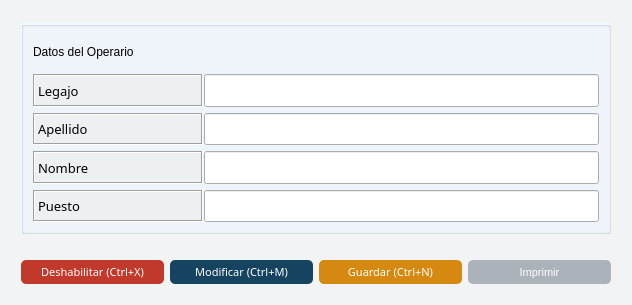
<?xml version="1.0" encoding="UTF-8"?>
<ui version="4.0">
 <class>Detalle_Operario</class>
 <widget class="QWidget" name="Detalle_Operario">
  <property name="geometry">
   <rect>
    <x>0</x>
    <y>0</y>
    <width>632</width>
    <height>305</height>
   </rect>
  </property>
  <property name="sizePolicy">
   <sizepolicy hsizetype="Preferred" vsizetype="Expanding">
    <horstretch>0</horstretch>
    <verstretch>0</verstretch>
   </sizepolicy>
  </property>
  <property name="palette">
   <palette>
    <active>
     <colorrole role="WindowText">
      <brush brushstyle="SolidPattern">
       <color alpha="255">
        <red>0</red>
        <green>0</green>
        <blue>0</blue>
       </color>
      </brush>
     </colorrole>
     <colorrole role="Button">
      <brush brushstyle="SolidPattern">
       <color alpha="255">
        <red>242</red>
        <green>243</green>
        <blue>244</blue>
       </color>
      </brush>
     </colorrole>
     <colorrole role="Light">
      <brush brushstyle="SolidPattern">
       <color alpha="255">
        <red>255</red>
        <green>255</green>
        <blue>255</blue>
       </color>
      </brush>
     </colorrole>
     <colorrole role="Midlight">
      <brush brushstyle="SolidPattern">
       <color alpha="255">
        <red>248</red>
        <green>249</green>
        <blue>249</blue>
       </color>
      </brush>
     </colorrole>
     <colorrole role="Dark">
      <brush brushstyle="SolidPattern">
       <color alpha="255">
        <red>121</red>
        <green>121</green>
        <blue>122</blue>
       </color>
      </brush>
     </colorrole>
     <colorrole role="Mid">
      <brush brushstyle="SolidPattern">
       <color alpha="255">
        <red>161</red>
        <green>162</green>
        <blue>163</blue>
       </color>
      </brush>
     </colorrole>
     <colorrole role="Text">
      <brush brushstyle="SolidPattern">
       <color alpha="255">
        <red>0</red>
        <green>0</green>
        <blue>0</blue>
       </color>
      </brush>
     </colorrole>
     <colorrole role="BrightText">
      <brush brushstyle="SolidPattern">
       <color alpha="255">
        <red>255</red>
        <green>255</green>
        <blue>255</blue>
       </color>
      </brush>
     </colorrole>
     <colorrole role="ButtonText">
      <brush brushstyle="SolidPattern">
       <color alpha="255">
        <red>0</red>
        <green>0</green>
        <blue>0</blue>
       </color>
      </brush>
     </colorrole>
     <colorrole role="Base">
      <brush brushstyle="SolidPattern">
       <color alpha="255">
        <red>255</red>
        <green>255</green>
        <blue>255</blue>
       </color>
      </brush>
     </colorrole>
     <colorrole role="Window">
      <brush brushstyle="SolidPattern">
       <color alpha="255">
        <red>242</red>
        <green>243</green>
        <blue>244</blue>
       </color>
      </brush>
     </colorrole>
     <colorrole role="Shadow">
      <brush brushstyle="SolidPattern">
       <color alpha="255">
        <red>0</red>
        <green>0</green>
        <blue>0</blue>
       </color>
      </brush>
     </colorrole>
     <colorrole role="AlternateBase">
      <brush brushstyle="SolidPattern">
       <color alpha="255">
        <red>248</red>
        <green>249</green>
        <blue>249</blue>
       </color>
      </brush>
     </colorrole>
     <colorrole role="ToolTipBase">
      <brush brushstyle="SolidPattern">
       <color alpha="255">
        <red>255</red>
        <green>255</green>
        <blue>220</blue>
       </color>
      </brush>
     </colorrole>
     <colorrole role="ToolTipText">
      <brush brushstyle="SolidPattern">
       <color alpha="255">
        <red>0</red>
        <green>0</green>
        <blue>0</blue>
       </color>
      </brush>
     </colorrole>
    </active>
    <inactive>
     <colorrole role="WindowText">
      <brush brushstyle="SolidPattern">
       <color alpha="255">
        <red>0</red>
        <green>0</green>
        <blue>0</blue>
       </color>
      </brush>
     </colorrole>
     <colorrole role="Button">
      <brush brushstyle="SolidPattern">
       <color alpha="255">
        <red>242</red>
        <green>243</green>
        <blue>244</blue>
       </color>
      </brush>
     </colorrole>
     <colorrole role="Light">
      <brush brushstyle="SolidPattern">
       <color alpha="255">
        <red>255</red>
        <green>255</green>
        <blue>255</blue>
       </color>
      </brush>
     </colorrole>
     <colorrole role="Midlight">
      <brush brushstyle="SolidPattern">
       <color alpha="255">
        <red>248</red>
        <green>249</green>
        <blue>249</blue>
       </color>
      </brush>
     </colorrole>
     <colorrole role="Dark">
      <brush brushstyle="SolidPattern">
       <color alpha="255">
        <red>121</red>
        <green>121</green>
        <blue>122</blue>
       </color>
      </brush>
     </colorrole>
     <colorrole role="Mid">
      <brush brushstyle="SolidPattern">
       <color alpha="255">
        <red>161</red>
        <green>162</green>
        <blue>163</blue>
       </color>
      </brush>
     </colorrole>
     <colorrole role="Text">
      <brush brushstyle="SolidPattern">
       <color alpha="255">
        <red>0</red>
        <green>0</green>
        <blue>0</blue>
       </color>
      </brush>
     </colorrole>
     <colorrole role="BrightText">
      <brush brushstyle="SolidPattern">
       <color alpha="255">
        <red>255</red>
        <green>255</green>
        <blue>255</blue>
       </color>
      </brush>
     </colorrole>
     <colorrole role="ButtonText">
      <brush brushstyle="SolidPattern">
       <color alpha="255">
        <red>0</red>
        <green>0</green>
        <blue>0</blue>
       </color>
      </brush>
     </colorrole>
     <colorrole role="Base">
      <brush brushstyle="SolidPattern">
       <color alpha="255">
        <red>255</red>
        <green>255</green>
        <blue>255</blue>
       </color>
      </brush>
     </colorrole>
     <colorrole role="Window">
      <brush brushstyle="SolidPattern">
       <color alpha="255">
        <red>242</red>
        <green>243</green>
        <blue>244</blue>
       </color>
      </brush>
     </colorrole>
     <colorrole role="Shadow">
      <brush brushstyle="SolidPattern">
       <color alpha="255">
        <red>0</red>
        <green>0</green>
        <blue>0</blue>
       </color>
      </brush>
     </colorrole>
     <colorrole role="AlternateBase">
      <brush brushstyle="SolidPattern">
       <color alpha="255">
        <red>248</red>
        <green>249</green>
        <blue>249</blue>
       </color>
      </brush>
     </colorrole>
     <colorrole role="ToolTipBase">
      <brush brushstyle="SolidPattern">
       <color alpha="255">
        <red>255</red>
        <green>255</green>
        <blue>220</blue>
       </color>
      </brush>
     </colorrole>
     <colorrole role="ToolTipText">
      <brush brushstyle="SolidPattern">
       <color alpha="255">
        <red>0</red>
        <green>0</green>
        <blue>0</blue>
       </color>
      </brush>
     </colorrole>
    </inactive>
    <disabled>
     <colorrole role="WindowText">
      <brush brushstyle="SolidPattern">
       <color alpha="255">
        <red>121</red>
        <green>121</green>
        <blue>122</blue>
       </color>
      </brush>
     </colorrole>
     <colorrole role="Button">
      <brush brushstyle="SolidPattern">
       <color alpha="255">
        <red>242</red>
        <green>243</green>
        <blue>244</blue>
       </color>
      </brush>
     </colorrole>
     <colorrole role="Light">
      <brush brushstyle="SolidPattern">
       <color alpha="255">
        <red>255</red>
        <green>255</green>
        <blue>255</blue>
       </color>
      </brush>
     </colorrole>
     <colorrole role="Midlight">
      <brush brushstyle="SolidPattern">
       <color alpha="255">
        <red>248</red>
        <green>249</green>
        <blue>249</blue>
       </color>
      </brush>
     </colorrole>
     <colorrole role="Dark">
      <brush brushstyle="SolidPattern">
       <color alpha="255">
        <red>121</red>
        <green>121</green>
        <blue>122</blue>
       </color>
      </brush>
     </colorrole>
     <colorrole role="Mid">
      <brush brushstyle="SolidPattern">
       <color alpha="255">
        <red>161</red>
        <green>162</green>
        <blue>163</blue>
       </color>
      </brush>
     </colorrole>
     <colorrole role="Text">
      <brush brushstyle="SolidPattern">
       <color alpha="255">
        <red>121</red>
        <green>121</green>
        <blue>122</blue>
       </color>
      </brush>
     </colorrole>
     <colorrole role="BrightText">
      <brush brushstyle="SolidPattern">
       <color alpha="255">
        <red>255</red>
        <green>255</green>
        <blue>255</blue>
       </color>
      </brush>
     </colorrole>
     <colorrole role="ButtonText">
      <brush brushstyle="SolidPattern">
       <color alpha="255">
        <red>121</red>
        <green>121</green>
        <blue>122</blue>
       </color>
      </brush>
     </colorrole>
     <colorrole role="Base">
      <brush brushstyle="SolidPattern">
       <color alpha="255">
        <red>242</red>
        <green>243</green>
        <blue>244</blue>
       </color>
      </brush>
     </colorrole>
     <colorrole role="Window">
      <brush brushstyle="SolidPattern">
       <color alpha="255">
        <red>242</red>
        <green>243</green>
        <blue>244</blue>
       </color>
      </brush>
     </colorrole>
     <colorrole role="Shadow">
      <brush brushstyle="SolidPattern">
       <color alpha="255">
        <red>0</red>
        <green>0</green>
        <blue>0</blue>
       </color>
      </brush>
     </colorrole>
     <colorrole role="AlternateBase">
      <brush brushstyle="SolidPattern">
       <color alpha="255">
        <red>242</red>
        <green>243</green>
        <blue>244</blue>
       </color>
      </brush>
     </colorrole>
     <colorrole role="ToolTipBase">
      <brush brushstyle="SolidPattern">
       <color alpha="255">
        <red>255</red>
        <green>255</green>
        <blue>220</blue>
       </color>
      </brush>
     </colorrole>
     <colorrole role="ToolTipText">
      <brush brushstyle="SolidPattern">
       <color alpha="255">
        <red>0</red>
        <green>0</green>
        <blue>0</blue>
       </color>
      </brush>
     </colorrole>
    </disabled>
   </palette>
  </property>
  <property name="windowTitle">
   <string notr="true">Detalles de operario</string>
  </property>
  <property name="windowIcon">
   <iconset>
    <normaloff>../ico/icon.ico</normaloff>../ico/icon.ico</iconset>
  </property>
  <property name="windowOpacity">
   <double>13.000000000000000</double>
  </property>
  <layout class="QGridLayout" name="gridLayout_3">
   <item row="0" column="0">
    <layout class="QGridLayout" name="gridLayout" rowstretch="90,0,10" columnstretch="20,0">
     <property name="leftMargin">
      <number>10</number>
     </property>
     <property name="topMargin">
      <number>10</number>
     </property>
     <property name="rightMargin">
      <number>10</number>
     </property>
     <property name="bottomMargin">
      <number>10</number>
     </property>
     <item row="2" column="0" colspan="2">
      <layout class="QHBoxLayout" name="horizontalLayout" stretch="20,20,20,20">
       <item>
        <widget class="QPushButton" name="btn_deshabilitar">
         <property name="sizePolicy">
          <sizepolicy hsizetype="Expanding" vsizetype="Expanding">
           <horstretch>0</horstretch>
           <verstretch>0</verstretch>
          </sizepolicy>
         </property>
         <property name="palette">
          <palette>
           <active>
            <colorrole role="WindowText">
             <brush brushstyle="SolidPattern">
              <color alpha="255">
               <red>255</red>
               <green>255</green>
               <blue>255</blue>
              </color>
             </brush>
            </colorrole>
            <colorrole role="Button">
             <brush brushstyle="SolidPattern">
              <color alpha="255">
               <red>192</red>
               <green>57</green>
               <blue>43</blue>
              </color>
             </brush>
            </colorrole>
            <colorrole role="Light">
             <brush brushstyle="SolidPattern">
              <color alpha="255">
               <red>127</red>
               <green>255</green>
               <blue>191</blue>
              </color>
             </brush>
            </colorrole>
            <colorrole role="Midlight">
             <brush brushstyle="SolidPattern">
              <color alpha="255">
               <red>106</red>
               <green>212</green>
               <blue>159</blue>
              </color>
             </brush>
            </colorrole>
            <colorrole role="Dark">
             <brush brushstyle="SolidPattern">
              <color alpha="255">
               <red>42</red>
               <green>85</green>
               <blue>63</blue>
              </color>
             </brush>
            </colorrole>
            <colorrole role="Mid">
             <brush brushstyle="SolidPattern">
              <color alpha="255">
               <red>56</red>
               <green>113</green>
               <blue>84</blue>
              </color>
             </brush>
            </colorrole>
            <colorrole role="Text">
             <brush brushstyle="SolidPattern">
              <color alpha="255">
               <red>255</red>
               <green>255</green>
               <blue>255</blue>
              </color>
             </brush>
            </colorrole>
            <colorrole role="BrightText">
             <brush brushstyle="SolidPattern">
              <color alpha="255">
               <red>255</red>
               <green>255</green>
               <blue>255</blue>
              </color>
             </brush>
            </colorrole>
            <colorrole role="ButtonText">
             <brush brushstyle="SolidPattern">
              <color alpha="255">
               <red>255</red>
               <green>255</green>
               <blue>255</blue>
              </color>
             </brush>
            </colorrole>
            <colorrole role="Base">
             <brush brushstyle="SolidPattern">
              <color alpha="255">
               <red>192</red>
               <green>57</green>
               <blue>43</blue>
              </color>
             </brush>
            </colorrole>
            <colorrole role="Window">
             <brush brushstyle="SolidPattern">
              <color alpha="255">
               <red>192</red>
               <green>57</green>
               <blue>43</blue>
              </color>
             </brush>
            </colorrole>
            <colorrole role="Shadow">
             <brush brushstyle="SolidPattern">
              <color alpha="255">
               <red>0</red>
               <green>0</green>
               <blue>0</blue>
              </color>
             </brush>
            </colorrole>
            <colorrole role="AlternateBase">
             <brush brushstyle="SolidPattern">
              <color alpha="255">
               <red>170</red>
               <green>212</green>
               <blue>191</blue>
              </color>
             </brush>
            </colorrole>
            <colorrole role="ToolTipBase">
             <brush brushstyle="SolidPattern">
              <color alpha="255">
               <red>255</red>
               <green>255</green>
               <blue>220</blue>
              </color>
             </brush>
            </colorrole>
            <colorrole role="ToolTipText">
             <brush brushstyle="SolidPattern">
              <color alpha="255">
               <red>0</red>
               <green>0</green>
               <blue>0</blue>
              </color>
             </brush>
            </colorrole>
           </active>
           <inactive>
            <colorrole role="WindowText">
             <brush brushstyle="SolidPattern">
              <color alpha="255">
               <red>255</red>
               <green>255</green>
               <blue>255</blue>
              </color>
             </brush>
            </colorrole>
            <colorrole role="Button">
             <brush brushstyle="SolidPattern">
              <color alpha="255">
               <red>192</red>
               <green>57</green>
               <blue>43</blue>
              </color>
             </brush>
            </colorrole>
            <colorrole role="Light">
             <brush brushstyle="SolidPattern">
              <color alpha="255">
               <red>127</red>
               <green>255</green>
               <blue>191</blue>
              </color>
             </brush>
            </colorrole>
            <colorrole role="Midlight">
             <brush brushstyle="SolidPattern">
              <color alpha="255">
               <red>106</red>
               <green>212</green>
               <blue>159</blue>
              </color>
             </brush>
            </colorrole>
            <colorrole role="Dark">
             <brush brushstyle="SolidPattern">
              <color alpha="255">
               <red>42</red>
               <green>85</green>
               <blue>63</blue>
              </color>
             </brush>
            </colorrole>
            <colorrole role="Mid">
             <brush brushstyle="SolidPattern">
              <color alpha="255">
               <red>56</red>
               <green>113</green>
               <blue>84</blue>
              </color>
             </brush>
            </colorrole>
            <colorrole role="Text">
             <brush brushstyle="SolidPattern">
              <color alpha="255">
               <red>255</red>
               <green>255</green>
               <blue>255</blue>
              </color>
             </brush>
            </colorrole>
            <colorrole role="BrightText">
             <brush brushstyle="SolidPattern">
              <color alpha="255">
               <red>255</red>
               <green>255</green>
               <blue>255</blue>
              </color>
             </brush>
            </colorrole>
            <colorrole role="ButtonText">
             <brush brushstyle="SolidPattern">
              <color alpha="255">
               <red>255</red>
               <green>255</green>
               <blue>255</blue>
              </color>
             </brush>
            </colorrole>
            <colorrole role="Base">
             <brush brushstyle="SolidPattern">
              <color alpha="255">
               <red>192</red>
               <green>57</green>
               <blue>43</blue>
              </color>
             </brush>
            </colorrole>
            <colorrole role="Window">
             <brush brushstyle="SolidPattern">
              <color alpha="255">
               <red>192</red>
               <green>57</green>
               <blue>43</blue>
              </color>
             </brush>
            </colorrole>
            <colorrole role="Shadow">
             <brush brushstyle="SolidPattern">
              <color alpha="255">
               <red>0</red>
               <green>0</green>
               <blue>0</blue>
              </color>
             </brush>
            </colorrole>
            <colorrole role="AlternateBase">
             <brush brushstyle="SolidPattern">
              <color alpha="255">
               <red>170</red>
               <green>212</green>
               <blue>191</blue>
              </color>
             </brush>
            </colorrole>
            <colorrole role="ToolTipBase">
             <brush brushstyle="SolidPattern">
              <color alpha="255">
               <red>255</red>
               <green>255</green>
               <blue>220</blue>
              </color>
             </brush>
            </colorrole>
            <colorrole role="ToolTipText">
             <brush brushstyle="SolidPattern">
              <color alpha="255">
               <red>0</red>
               <green>0</green>
               <blue>0</blue>
              </color>
             </brush>
            </colorrole>
           </inactive>
           <disabled>
            <colorrole role="WindowText">
             <brush brushstyle="SolidPattern">
              <color alpha="255">
               <red>255</red>
               <green>255</green>
               <blue>255</blue>
              </color>
             </brush>
            </colorrole>
            <colorrole role="Button">
             <brush brushstyle="SolidPattern">
              <color alpha="255">
               <red>192</red>
               <green>57</green>
               <blue>43</blue>
              </color>
             </brush>
            </colorrole>
            <colorrole role="Light">
             <brush brushstyle="SolidPattern">
              <color alpha="255">
               <red>127</red>
               <green>255</green>
               <blue>191</blue>
              </color>
             </brush>
            </colorrole>
            <colorrole role="Midlight">
             <brush brushstyle="SolidPattern">
              <color alpha="255">
               <red>106</red>
               <green>212</green>
               <blue>159</blue>
              </color>
             </brush>
            </colorrole>
            <colorrole role="Dark">
             <brush brushstyle="SolidPattern">
              <color alpha="255">
               <red>42</red>
               <green>85</green>
               <blue>63</blue>
              </color>
             </brush>
            </colorrole>
            <colorrole role="Mid">
             <brush brushstyle="SolidPattern">
              <color alpha="255">
               <red>56</red>
               <green>113</green>
               <blue>84</blue>
              </color>
             </brush>
            </colorrole>
            <colorrole role="Text">
             <brush brushstyle="SolidPattern">
              <color alpha="255">
               <red>255</red>
               <green>255</green>
               <blue>255</blue>
              </color>
             </brush>
            </colorrole>
            <colorrole role="BrightText">
             <brush brushstyle="SolidPattern">
              <color alpha="255">
               <red>255</red>
               <green>255</green>
               <blue>255</blue>
              </color>
             </brush>
            </colorrole>
            <colorrole role="ButtonText">
             <brush brushstyle="SolidPattern">
              <color alpha="255">
               <red>255</red>
               <green>255</green>
               <blue>255</blue>
              </color>
             </brush>
            </colorrole>
            <colorrole role="Base">
             <brush brushstyle="SolidPattern">
              <color alpha="255">
               <red>192</red>
               <green>57</green>
               <blue>43</blue>
              </color>
             </brush>
            </colorrole>
            <colorrole role="Window">
             <brush brushstyle="SolidPattern">
              <color alpha="255">
               <red>192</red>
               <green>57</green>
               <blue>43</blue>
              </color>
             </brush>
            </colorrole>
            <colorrole role="Shadow">
             <brush brushstyle="SolidPattern">
              <color alpha="255">
               <red>0</red>
               <green>0</green>
               <blue>0</blue>
              </color>
             </brush>
            </colorrole>
            <colorrole role="AlternateBase">
             <brush brushstyle="SolidPattern">
              <color alpha="255">
               <red>85</red>
               <green>170</green>
               <blue>127</blue>
              </color>
             </brush>
            </colorrole>
            <colorrole role="ToolTipBase">
             <brush brushstyle="SolidPattern">
              <color alpha="255">
               <red>255</red>
               <green>255</green>
               <blue>220</blue>
              </color>
             </brush>
            </colorrole>
            <colorrole role="ToolTipText">
             <brush brushstyle="SolidPattern">
              <color alpha="255">
               <red>0</red>
               <green>0</green>
               <blue>0</blue>
              </color>
             </brush>
            </colorrole>
           </disabled>
          </palette>
         </property>
         <property name="font">
          <font>
           <family>Ariall</family>
           <pointsize>-1</pointsize>
          </font>
         </property>
         <property name="styleSheet">
          <string notr="true">#btn_deshabilitar{
	background-color: #C0392B ;
	color: #ffffff;
	font-family: 'Ariall';
	font-size: 11px;
	border-radius: 5px;
	}

#btn_deshabilitar:hover{
	background-color: #DF013A;
	}
</string>
         </property>
         <property name="text">
          <string>Deshabilitar (Ctrl+X)</string>
         </property>
         <property name="icon">
          <iconset>
           <normaloff>../ico/remove_from_database.ico</normaloff>../ico/remove_from_database.ico</iconset>
         </property>
         <property name="iconSize">
          <size>
           <width>40</width>
           <height>40</height>
          </size>
         </property>
        </widget>
       </item>
       <item>
        <widget class="QPushButton" name="btn_modificar">
         <property name="sizePolicy">
          <sizepolicy hsizetype="Expanding" vsizetype="Expanding">
           <horstretch>0</horstretch>
           <verstretch>0</verstretch>
          </sizepolicy>
         </property>
         <property name="font">
          <font>
           <family>Ariall</family>
           <pointsize>-1</pointsize>
          </font>
         </property>
         <property name="styleSheet">
          <string notr="true">/*Estilos para el botón*/
#btn_modificar{
	background-color: #154360;
	color: #ffffff;
	font-family: 'Ariall';
	font-size: 11px;
	border-radius: 5px;
	}

#btn_modificar:hover{
	background-color: #0101DF;
	}

</string>
         </property>
         <property name="text">
          <string>Modificar (Ctrl+M)</string>
         </property>
         <property name="icon">
          <iconset>
           <normaloff>../ico/edit.ico</normaloff>../ico/edit.ico</iconset>
         </property>
         <property name="iconSize">
          <size>
           <width>40</width>
           <height>40</height>
          </size>
         </property>
         <property name="checkable">
          <bool>false</bool>
         </property>
         <property name="autoDefault">
          <bool>false</bool>
         </property>
        </widget>
       </item>
       <item>
        <widget class="QPushButton" name="btn_nuevo">
         <property name="sizePolicy">
          <sizepolicy hsizetype="Expanding" vsizetype="Expanding">
           <horstretch>0</horstretch>
           <verstretch>0</verstretch>
          </sizepolicy>
         </property>
         <property name="font">
          <font>
           <family>Ariall</family>
           <pointsize>-1</pointsize>
          </font>
         </property>
         <property name="styleSheet">
          <string notr="true">/*Estilos para el botón*/

#btn_nuevo{
	background-color: #D68910  ;
	color: #ffffff;
	font-family: 'Ariall';
	font-size: 11px;
	border-radius: 5px;
	}

#btn_nuevo:hover{
	background-color: #F1C40F ;
	}

</string>
         </property>
         <property name="text">
          <string>Guardar (Ctrl+N)</string>
         </property>
         <property name="icon">
          <iconset>
           <normaloff>../ico/save.ico</normaloff>../ico/save.ico</iconset>
         </property>
         <property name="iconSize">
          <size>
           <width>40</width>
           <height>40</height>
          </size>
         </property>
        </widget>
       </item>
       <item>
        <widget class="QPushButton" name="btn_imprimir">
         <property name="sizePolicy">
          <sizepolicy hsizetype="Expanding" vsizetype="Expanding">
           <horstretch>0</horstretch>
           <verstretch>0</verstretch>
          </sizepolicy>
         </property>
         <property name="styleSheet">
          <string notr="true">#btn_imprimir{
	background-color: #ABB2B9;
	color: #ffffff;
	font-family: 'Ariall';
	font-size: 11px;
	border-radius: 5px;
	}

#btn_imprimir:hover{
	background-color: #D0D3D4 ;
	}</string>
         </property>
         <property name="text">
          <string>Imprimir</string>
         </property>
         <property name="icon">
          <iconset>
           <normaloff>../ico/hardware-page-peripheral-print-printer-icon--icon-search-engine-13.png</normaloff>../ico/hardware-page-peripheral-print-printer-icon--icon-search-engine-13.png</iconset>
         </property>
         <property name="iconSize">
          <size>
           <width>40</width>
           <height>40</height>
          </size>
         </property>
        </widget>
       </item>
      </layout>
     </item>
     <item row="0" column="0" colspan="2">
      <widget class="QGroupBox" name="groupBox_2">
       <property name="font">
        <font>
         <family>Arial</family>
         <pointsize>10</pointsize>
         <weight>75</weight>
         <bold>true</bold>
        </font>
       </property>
       <property name="styleSheet">
        <string notr="true">#groupBox_2{
	background-color: #F2F6FD;
	}</string>
       </property>
       <property name="title">
        <string/>
       </property>
       <layout class="QGridLayout" name="gridLayout_5" columnstretch="30,70">
        <property name="horizontalSpacing">
         <number>1</number>
        </property>
        <item row="3" column="1">
         <widget class="QLineEdit" name="ope_nombre">
          <property name="enabled">
           <bool>true</bool>
          </property>
          <property name="sizePolicy">
           <sizepolicy hsizetype="Expanding" vsizetype="Expanding">
            <horstretch>0</horstretch>
            <verstretch>0</verstretch>
           </sizepolicy>
          </property>
          <property name="font">
           <font>
            <family>DokChampa</family>
            <pointsize>10</pointsize>
            <weight>50</weight>
            <bold>false</bold>
           </font>
          </property>
          <property name="text">
           <string/>
          </property>
         </widget>
        </item>
        <item row="1" column="0">
         <widget class="QLabel" name="label_legajo">
          <property name="sizePolicy">
           <sizepolicy hsizetype="Expanding" vsizetype="Expanding">
            <horstretch>0</horstretch>
            <verstretch>0</verstretch>
           </sizepolicy>
          </property>
          <property name="font">
           <font>
            <family>DokChampa</family>
            <pointsize>10</pointsize>
            <weight>50</weight>
            <bold>false</bold>
           </font>
          </property>
          <property name="styleSheet">
           <string notr="true">#label_legajo{
	background-color: #ECF0F1;
	}</string>
          </property>
          <property name="frameShape">
           <enum>QFrame::Box</enum>
          </property>
          <property name="frameShadow">
           <enum>QFrame::Sunken</enum>
          </property>
          <property name="text">
           <string>Legajo</string>
          </property>
         </widget>
        </item>
        <item row="4" column="0">
         <widget class="QLabel" name="label_puesto">
          <property name="sizePolicy">
           <sizepolicy hsizetype="Expanding" vsizetype="Expanding">
            <horstretch>0</horstretch>
            <verstretch>0</verstretch>
           </sizepolicy>
          </property>
          <property name="font">
           <font>
            <family>DokChampa</family>
            <pointsize>10</pointsize>
            <weight>50</weight>
            <bold>false</bold>
           </font>
          </property>
          <property name="styleSheet">
           <string notr="true">#label_puesto{
	background-color: #ECF0F1;
	}</string>
          </property>
          <property name="frameShape">
           <enum>QFrame::Box</enum>
          </property>
          <property name="frameShadow">
           <enum>QFrame::Sunken</enum>
          </property>
          <property name="text">
           <string>Puesto</string>
          </property>
         </widget>
        </item>
        <item row="1" column="1">
         <widget class="QLineEdit" name="ope_legajo">
          <property name="sizePolicy">
           <sizepolicy hsizetype="Expanding" vsizetype="Expanding">
            <horstretch>0</horstretch>
            <verstretch>0</verstretch>
           </sizepolicy>
          </property>
          <property name="font">
           <font>
            <family>DokChampa</family>
            <pointsize>10</pointsize>
            <weight>50</weight>
            <bold>false</bold>
           </font>
          </property>
          <property name="text">
           <string/>
          </property>
         </widget>
        </item>
        <item row="3" column="0">
         <widget class="QLabel" name="label_nombre">
          <property name="sizePolicy">
           <sizepolicy hsizetype="Expanding" vsizetype="Preferred">
            <horstretch>0</horstretch>
            <verstretch>0</verstretch>
           </sizepolicy>
          </property>
          <property name="font">
           <font>
            <family>DokChampa</family>
            <pointsize>10</pointsize>
            <weight>50</weight>
            <bold>false</bold>
           </font>
          </property>
          <property name="styleSheet">
           <string notr="true">#label_nombre{
	background-color: #ECF0F1;
	}</string>
          </property>
          <property name="frameShape">
           <enum>QFrame::Box</enum>
          </property>
          <property name="frameShadow">
           <enum>QFrame::Sunken</enum>
          </property>
          <property name="text">
           <string>Nombre</string>
          </property>
         </widget>
        </item>
        <item row="2" column="1">
         <widget class="QLineEdit" name="ope_apellido">
          <property name="sizePolicy">
           <sizepolicy hsizetype="Expanding" vsizetype="Expanding">
            <horstretch>0</horstretch>
            <verstretch>0</verstretch>
           </sizepolicy>
          </property>
          <property name="font">
           <font>
            <family>DokChampa</family>
            <pointsize>10</pointsize>
            <weight>50</weight>
            <bold>false</bold>
           </font>
          </property>
          <property name="text">
           <string/>
          </property>
         </widget>
        </item>
        <item row="0" column="0">
         <widget class="QLabel" name="label">
          <property name="sizePolicy">
           <sizepolicy hsizetype="Expanding" vsizetype="Expanding">
            <horstretch>0</horstretch>
            <verstretch>0</verstretch>
           </sizepolicy>
          </property>
          <property name="text">
           <string>Datos del Operario</string>
          </property>
         </widget>
        </item>
        <item row="2" column="0">
         <widget class="QLabel" name="label_apellido">
          <property name="sizePolicy">
           <sizepolicy hsizetype="Expanding" vsizetype="Expanding">
            <horstretch>0</horstretch>
            <verstretch>0</verstretch>
           </sizepolicy>
          </property>
          <property name="font">
           <font>
            <family>DokChampa</family>
            <pointsize>10</pointsize>
            <weight>50</weight>
            <bold>false</bold>
           </font>
          </property>
          <property name="styleSheet">
           <string notr="true">#label_apellido{
	background-color: #ECF0F1;
	}</string>
          </property>
          <property name="frameShape">
           <enum>QFrame::Box</enum>
          </property>
          <property name="frameShadow">
           <enum>QFrame::Sunken</enum>
          </property>
          <property name="text">
           <string>Apellido</string>
          </property>
         </widget>
        </item>
        <item row="4" column="1">
         <widget class="QLineEdit" name="ope_puesto">
          <property name="sizePolicy">
           <sizepolicy hsizetype="Expanding" vsizetype="Expanding">
            <horstretch>0</horstretch>
            <verstretch>0</verstretch>
           </sizepolicy>
          </property>
          <property name="font">
           <font>
            <family>DokChampa</family>
            <pointsize>10</pointsize>
            <weight>50</weight>
            <bold>false</bold>
           </font>
          </property>
         </widget>
        </item>
       </layout>
      </widget>
     </item>
     <item row="1" column="0" colspan="2">
      <spacer name="horizontalSpacer">
       <property name="orientation">
        <enum>Qt::Horizontal</enum>
       </property>
       <property name="sizeHint" stdset="0">
        <size>
         <width>40</width>
         <height>20</height>
        </size>
       </property>
      </spacer>
     </item>
    </layout>
   </item>
  </layout>
 </widget>
 <tabstops>
  <tabstop>ope_legajo</tabstop>
  <tabstop>ope_apellido</tabstop>
  <tabstop>ope_nombre</tabstop>
  <tabstop>ope_puesto</tabstop>
  <tabstop>btn_deshabilitar</tabstop>
  <tabstop>btn_modificar</tabstop>
  <tabstop>btn_imprimir</tabstop>
 </tabstops>
 <resources/>
 <connections/>
</ui>
